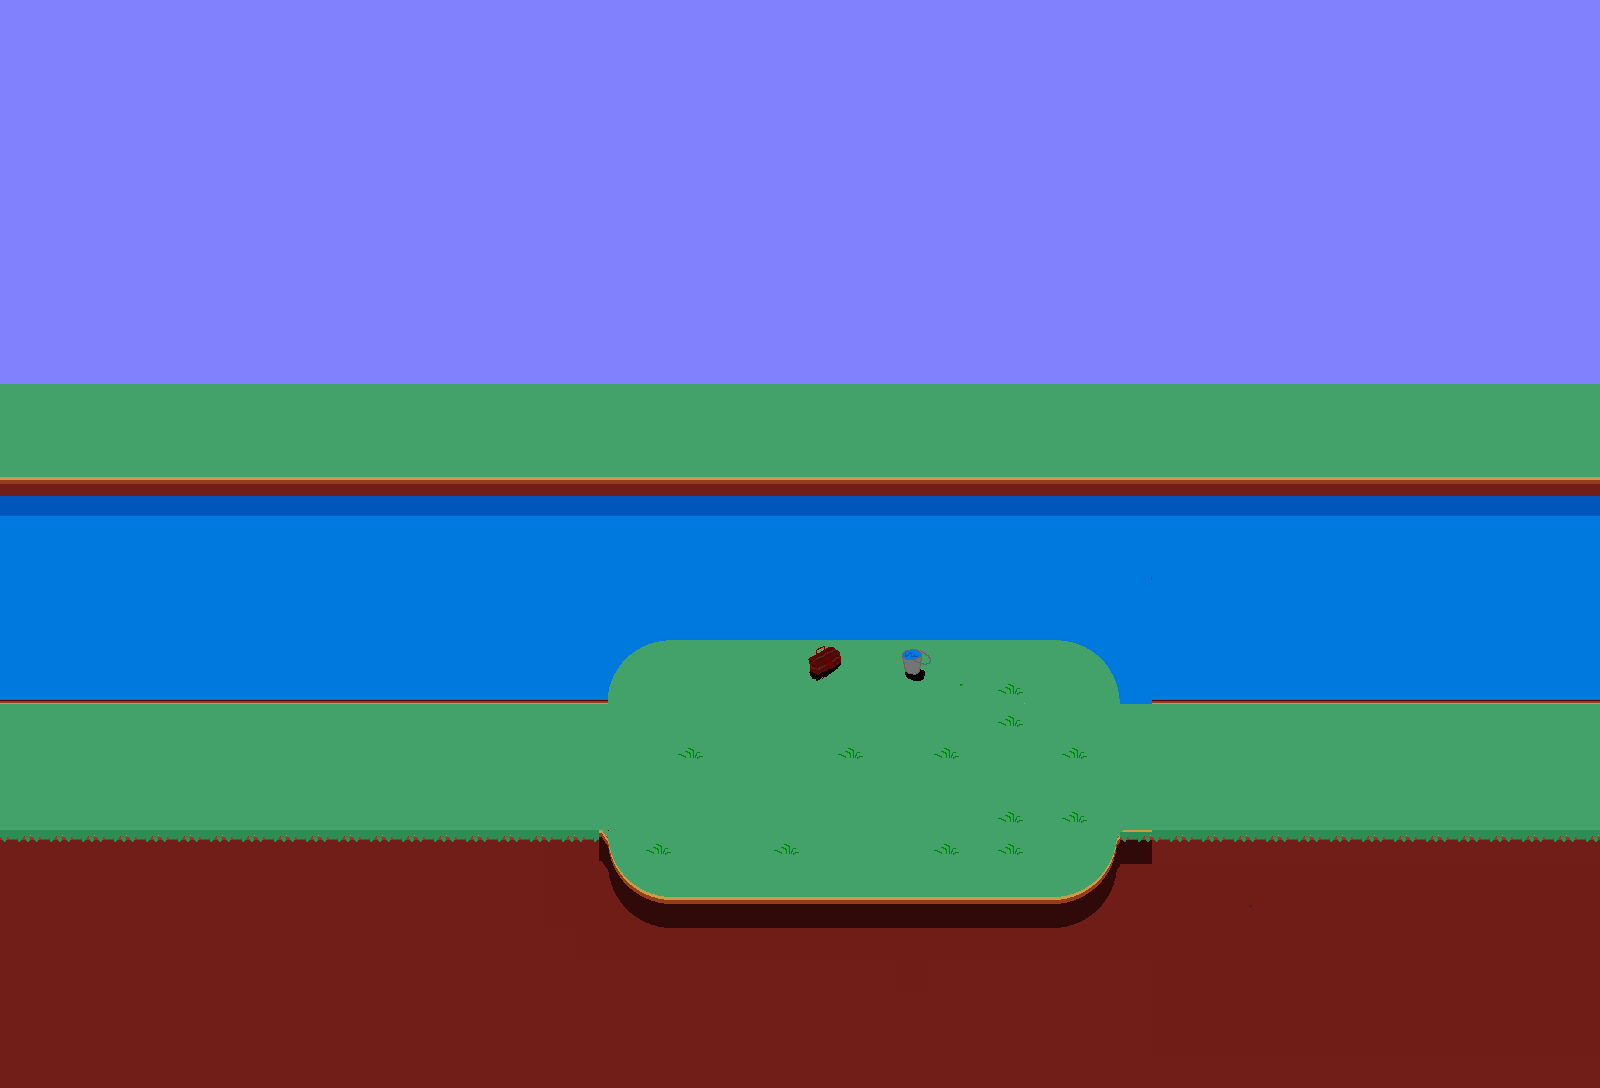

Rendered tile map (Tiled .tmx) drawn with the repository's tilesets; below, a short description and the map source with its tile grids summarised:
An orthogonal 50x34 tile map with 32x32 px tiles, 3 tile layers (Tile Layer 2, Tile Layer 1, Tile Layer 3), 6 tilesets and 22 objects (character, level Info).

<map version="1.10" tiledversion="1.11.0" orientation="orthogonal" renderorder="right-down" width="50" height="34" tilewidth="32" tileheight="32" infinite="0" nextlayerid="5" nextobjectid="29">
 <tileset firstgid="1" name="grassstage" tilewidth="32" tileheight="32" tilecount="2025" columns="45">
  <image source="grassstage.png" width="1440" height="1440" />
 </tileset>
 <tileset firstgid="2026" name="grassstage2" tilewidth="32" tileheight="32" tilecount="2500" columns="50">
  <image source="grassstage2.png" width="1600" height="1600" />
 </tileset>
 <tileset firstgid="4526" name="playerstart" tilewidth="32" tileheight="32" tilecount="1" columns="1">
  <image source="playerstart.png" width="32" height="32" />
  <tile id="0">
   <properties>
    <property name="orient" value="right" />
    <property name="playerstart" value="" />
   </properties>
  </tile>
 </tileset>
 <tileset firstgid="4527" name="grassstage3" tilewidth="32" tileheight="32" tilecount="1700" columns="50">
  <image source="grassstage3.png" width="1600" height="1088" />
 </tileset>
 <tileset firstgid="6227" source="grassdungeon5.tsx" />
 <tileset firstgid="7927" source="grassstage2sp.tsx" />
 <layer id="1" name="Tile Layer 2" width="50" height="34">
  <data>[1700 cells, 24 non-empty, 12 distinct tile ids]</data>
 </layer>
 <layer id="2" name="Tile Layer 1" width="50" height="34">
  <data>[1700 cells, 1699 non-empty, 56 distinct tile ids]</data>
 </layer>
 <layer id="3" name="Tile Layer 3" width="50" height="34">
  <data>[1700 cells, 1700 non-empty, 891 distinct tile ids]</data>
 </layer>
 <objectgroup id="4" name="Object Layer 1">
  <object id="1" x="1600" y="672" width="56" height="160">
   <properties>
    <property name="NewArea" value="" />
    <property name="area" value="grassstage2a.tmx" />
    <property name="returnarea" value="1" />
   </properties>
  </object>
  <object id="3" x="-32" y="704" width="33" height="96">
   <properties>
    <property name="NewArea" value="" />
    <property name="area" value="grassstage2b.tmx" />
    <property name="returnarea" value="2" />
   </properties>
  </object>
  <object id="5" x="32" y="768" width="32" height="32">
   <properties>
    <property name="orient" value="right" />
    <property name="playerstart" value="" />
    <property name="startarea" value="1" />
   </properties>
  </object>
  <object id="6" name="Genmu" type="character" x="992" y="704" width="32" height="64">
   <properties>
    <property name="SPflag1" value="" />
    <property name="description" value="Where do ya think you're going?" />
    <property name="eventrequirement" value="mettheswordsman" />
    <property name="image" value="sprites/genmu.gif" />
    <property name="name" value="Genmu" />
    <property name="orient" value="left" />
    <property name="sprite" value="" />
   </properties>
  </object>
  <object id="7" name="level Info" x="184" y="568" width="24" height="24">
   <properties>
    <property name="areaname" value="The place with the sword guy" />
    <property name="levelinfo" value="1" />
   </properties>
  </object>
  <object id="8" x="768" y="640" width="32" height="272">
   <properties>
    <property name="event" value="" />
    <property name="eventrequirement" value="mettheswordsman" />
    <property name="onetime" value="" />
   </properties>
  </object>
  <object id="10" x="1536" y="768" width="32" height="32">
   <properties>
    <property name="image" value="graycloak" />
    <property name="orient" value="left" />
    <property name="playerstart" value="" />
    <property name="startarea" value="2" />
   </properties>
  </object>
  <object id="11" x="0" y="672" width="608" height="16">
   <properties>
    <property name="block" value="" />
   </properties>
  </object>
  <object id="12" x="0" y="832" width="608" height="32">
   <properties>
    <property name="block" value="" />
   </properties>
  </object>
  <object id="13" x="640" y="608" width="448" height="16">
   <properties>
    <property name="block" value="" />
   </properties>
  </object>
  <object id="14" x="640" y="896" width="416" height="32">
   <properties>
    <property name="block" value="" />
   </properties>
  </object>
  <object id="15" x="1120" y="672" width="480" height="16">
   <properties>
    <property name="block" value="" />
   </properties>
  </object>
  <object id="16" x="1120" y="832" width="480" height="32">
   <properties>
    <property name="block" value="" />
   </properties>
  </object>
  <object id="17" x="256" y="768" width="32" height="32">
   <properties>
    <property name="orient" value="right" />
    <property name="playerstart" value="" />
    <property name="startarea" value="0" />
   </properties>
  </object>
  <object id="18" x="832" y="640" width="96" height="32">
   <properties>
    <property name="description" value="There's usually a fisherman here." />
   </properties>
  </object>
  <object id="19" x="576" y="624" width="576" height="16">
   <properties>
    <property name="block" value="" />
   </properties>
  </object>
  <object id="20" x="576" y="896" width="576" height="16">
   <properties>
    <property name="block" value="" />
   </properties>
  </object>
  <object id="23" x="597" y="628" width="32" height="32">
   <properties>
    <property name="block" value="" />
   </properties>
  </object>
  <object id="24" x="846" y="437" width="32" height="32">
   <properties>
    <property name="block" value="" />
   </properties>
  </object>
  <object id="25" x="1098" y="630" width="32" height="32">
   <properties>
    <property name="block" value="" />
   </properties>
  </object>
  <object id="26" x="600" y="870" width="32" height="32">
   <properties>
    <property name="block" value="" />
   </properties>
  </object>
  <object id="28" x="1094" y="872" width="32" height="32">
   <properties>
    <property name="block" value="" />
   </properties>
  </object>
 </objectgroup>
</map>
